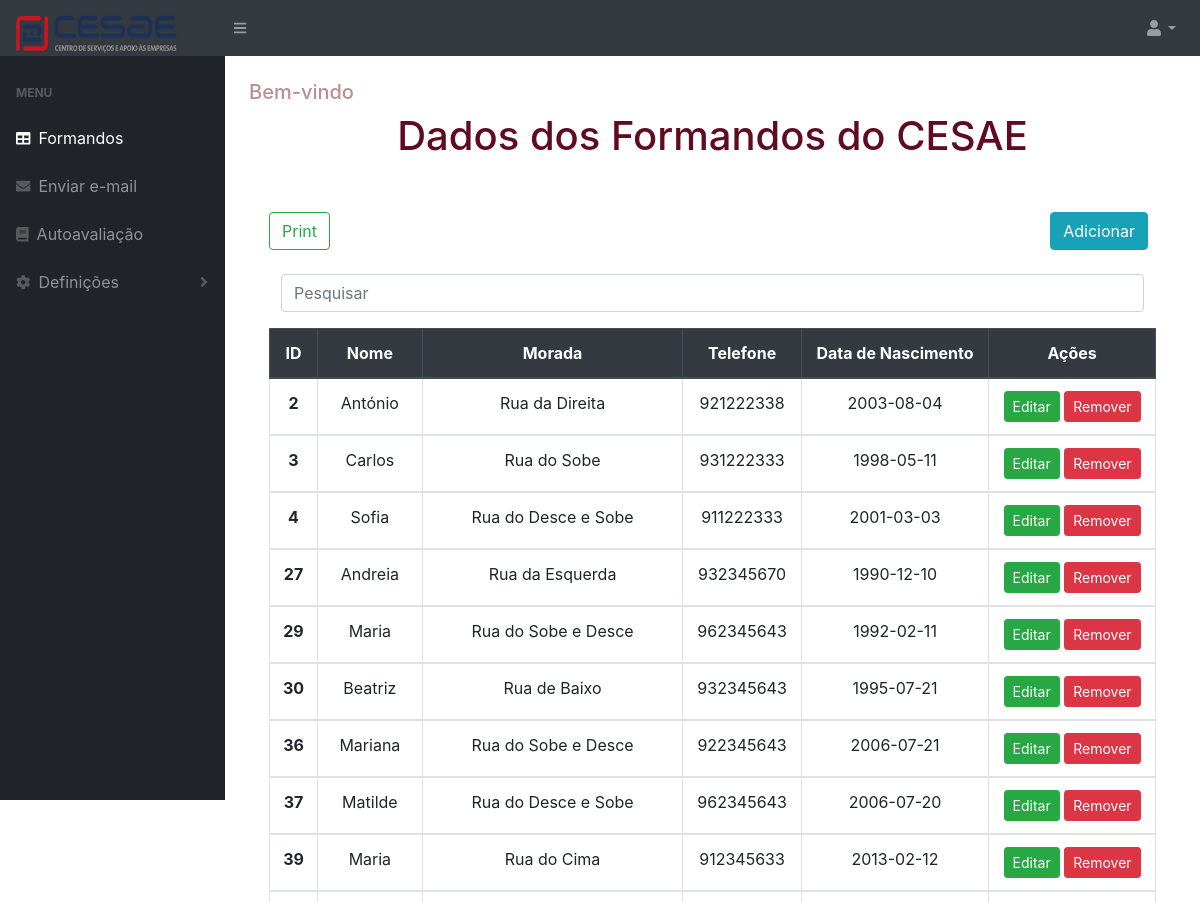
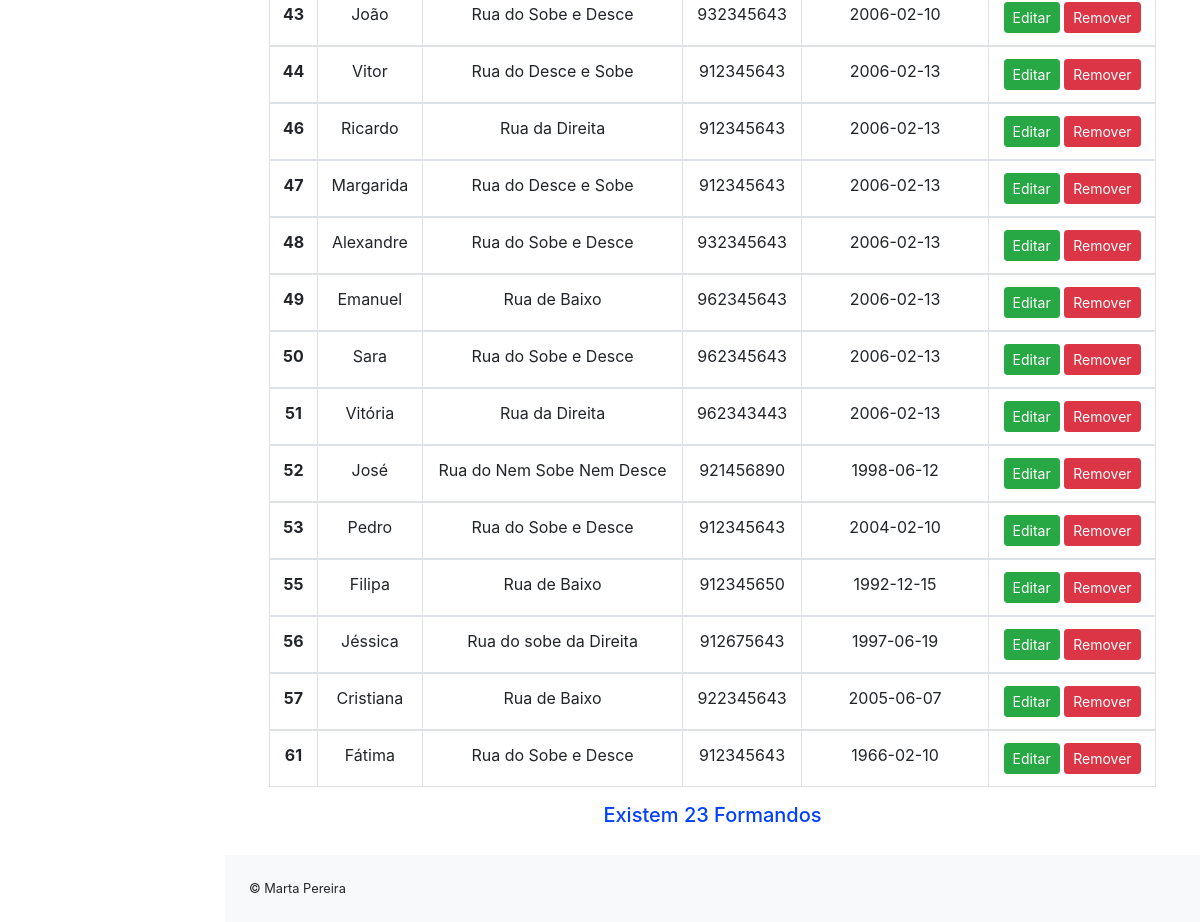
/tables.php, run on the app's committed database (2 pictures, top to bottom).
### tables this page shows
CREATE TABLE `formando` (
  `id` int(11) NOT NULL,
  `nome` varchar(100) DEFAULT NULL,
  `morada` varchar(100) DEFAULT NULL,
  `telefone` int(11) DEFAULT NULL,
  `dn` varchar(10) DEFAULT NULL
);

### tables.php (the view, shortened to what this page needs)
<?php include ("ui/cabeçalho.php")?>
<div class="container-fluid" style="color:#610B21">
<br>
<h5 style="color:#BC8F8F"><?php
    echo "Bem-vindo ".$_SESSION["username"]."<br>";
?></h5>
    <h1 style="text-align:center">Dados dos Formandos do CESAE</h1>
<br>
<div class="card-body">
    <button  class="btn btn-info float-right mb-3 mr-2" type="button" class="btn btn-primary" data-toggle="modal" data-target="#exampleModal">Adicionar</button>
    <button type="button" class="btn btn-outline-success" onclick="print()">Print</button>
        <br>
        <br>
            <div class="col-md-12 text-center">
            <form action="search.php" method="post" class="form-group">
                <input type="text" placeholder="Pesquisar" name="search" class="form-control">
            </form>
        </div>
        <div class="table-responsive" style="text-align:center">
            <table class="table table-hover table-bordered" id="dataTable" width="100%" cellspacing="0">
                <thead class="thead-dark">
                    <tr>
                        <th>ID</th>
                        <th>Nome</th>
                        <th>Morada</th>
                        <th>Telefone</th>
                        <th>Data de Nascimento</th>
                        <th>Ações</th>
                    </tr>
                </thead>
            <?php
                $servername = "localhost";
                $usernameBd = "aluno";
                $passwordBd = "aluno";
                $dbname = "DWEB2";
                $conn = new mysqli($servername, $usernameBd, $passwordBd, $dbname);
                $sql = 'SELECT * from formando';
                $count=0;
                $result = mysqli_query($conn, $sql);
                if (mysqli_num_rows($result) > 0) {
                while($row = mysqli_fetch_assoc($result)) { ?>
                <tbody>
                    <tr>
                        <th>
                            <?php echo $row['id']; ?>
                        </th>
                        <td>
                            <?php echo $row['nome']; ?>
                        </td>
                        <td>
                            <?php echo $row['morada']; ?>
                        </td>
                        <td>
                            <?php echo $row['telefone']; ?>
                        </td>
                        <td>
                            <?php echo $row['dn']; ?>
                        </td>
                        <td>
                            <?php echo '<span class="table-edit"><button type="button"
                                        class="btn btn-success btn-rounded btn-sm my-0" onclick="location.href=\'editar.php?id='.$row['id'].'&nome='.$row['nome'].'&morada='.$row['morada'].'&telefone='.$row['telefone'].'&dn='.$row['dn'].'\'">Editar</button></span>
                                        <span class="table-remove"><button type="button"
                                        class="btn btn-danger btn-rounded btn-sm my-0" onclick="location.href=\'apagar.php?id='.$row['id'].'\'" >Remover</button></span>'?>
                        </td>
                    </tr>
                </tbody>
                <?php
                    $count++;
                    }
                    } else {
                        echo '0 results';
                    }
                ?>
            </table>
           <h5 style="color:#0040FF"><?php echo "Existem ".$count. " Formandos"; ?></h5>
        </div>
    </div>
</div>
<?php include ("ui/rodape.php")?>

### ui/cabeçalho.php (shortened to what this page needs)
<!DOCTYPE html>
<html lang="en">
    <head>
        <link href="css/styles.css" rel="stylesheet" />
        <link href="https://cdn.datatables.net/1.10.20/css/dataTables.bootstrap4.min.css" rel="stylesheet" />
    </head>
    <?php include("nav.php")?>
                <main>

### ui/nav.php (shortened to what this page needs)
<body class="sb-nav-fixed">
        <nav class="sb-topnav navbar navbar-expand navbar-dark bg-dark">
            <a class="navbar-brand" href="tables.php"><img src="img.png" alt="some text" width=200 height=50></a>
            <button class="btn btn-link btn-sm order-1 order-lg-0" id="sidebarToggle" href="#"><i class="fas fa-bars"></i></button>
            <ul class="navbar-nav ml-auto ml-md-0">
                <li class="nav-item dropdown">
                    <a class="nav-link dropdown-toggle" id="userDropdown" href="#" role="button" data-toggle="dropdown" aria-haspopup="true" aria-expanded="false"><i class="fas fa-user fa-fw"></i></a>
                </li>
            </ul>
        </nav>
        <div id="layoutSidenav">
            <div id="layoutSidenav_nav">
              <nav class="sb-sidenav accordion sb-sidenav-dark" id="sidenavAccordion">
                    <div class="sb-sidenav-menu">
                        <div class="nav">
                        <div class="sb-sidenav-menu-heading">Menu</div>
                            <a class="nav-link" href="tables.php">
                                <div class="sb-nav-link-icon"><i class="fas fa-table"></i></div>
                                Formandos
                            </a>
                            <a class="nav-link" href="mail.php">
                                <div class="sb-nav-link-icon"><i class="fas fa-envelope"></i></div>
                                Enviar e-mail
                            </a>
                            <a class="nav-link" href="avaliation.php">
                                <div class="sb-nav-link-icon"><i class="fa fa-book"></i></div>
                                Autoavaliação
                            </a>
                            <a class="nav-link collapsed" href="#" data-toggle="collapse" data-target="#collapsePages" aria-expanded="false" aria-controls="collapsePages">
                            <div class="sb-nav-link-icon"><i class="fa fa-cog"></i></div>
                                Definições
                                <div class="sb-sidenav-collapse-arrow"><i class="fas fa-angle-down"></i></div>
                            </a>
                        </div>
                </nav>
            </div>
<div id="layoutSidenav_content">

### ui/rodape.php (shortened to what this page needs)
</main>
    <footer class="py-4 bg-light mt-auto">
        <div class="container-fluid">
            <div class="d-flex align-items-center justify-content-between small">
                <h8>© Marta Pereira</h8>
    </footer>
    </body>
</html>

### data on the page
formando: id "2", nome "António", morada "Rua da Direita", telefone "921222338", dn "2003-08-04"
formando: id "3", nome "Carlos", morada "Rua do Sobe", telefone "931222333", dn "1998-05-11"
formando: id "4", nome "Sofia", morada "Rua do Desce e Sobe", telefone "911222333", dn "2001-03-03"
formando: id "27", nome "Andreia", morada "Rua da Esquerda", telefone "932345670", dn "1990-12-10"
formando: id "29", nome "Maria", morada "Rua do Sobe e Desce", telefone "962345643", dn "1992-02-11"
formando: id "30", nome "Beatriz", morada "Rua de Baixo", telefone "932345643", dn "1995-07-21"
formando: id "36", nome "Mariana", morada "Rua do Sobe e Desce", telefone "922345643", dn "2006-07-21"
formando: id "37", nome "Matilde", morada "Rua do Desce e Sobe", telefone "962345643", dn "2006-07-20"
formando: id "39", nome "Maria", morada "Rua do Cima", telefone "912345633", dn "2013-02-12"
formando: id "43", nome "João", morada "Rua do Sobe e Desce", telefone "932345643", dn "2006-02-10"
formando: id "44", nome "Vitor", morada "Rua do Desce e Sobe", telefone "912345643", dn "2006-02-13"
formando: id "46", nome "Ricardo", morada "Rua da Direita", telefone "912345643", dn "2006-02-13"
formando: id "47", nome "Margarida", morada "Rua do Desce e Sobe", telefone "912345643", dn "2006-02-13"
formando: id "48", nome "Alexandre", morada "Rua do Sobe e Desce", telefone "932345643", dn "2006-02-13"
formando: id "49", nome "Emanuel", morada "Rua de Baixo", telefone "962345643", dn "2006-02-13"
formando: id "50", nome "Sara", morada "Rua do Sobe e Desce", telefone "962345643", dn "2006-02-13"
formando: id "51", nome "Vitória", morada "Rua da Direita", telefone "962343443", dn "2006-02-13"
formando: id "52", nome "José", morada "Rua do Nem Sobe Nem Desce", telefone "921456890", dn "1998-06-12"
formando: id "53", nome "Pedro", morada "Rua do Sobe e Desce", telefone "912345643", dn "2004-02-10"
formando: id "55", nome "Filipa", morada "Rua de Baixo", telefone "912345650", dn "1992-12-15"
formando: id "56", nome "Jéssica", morada "Rua do sobe da Direita", telefone "912675643", dn "1997-06-19"
formando: id "57", nome "Cristiana", morada "Rua de Baixo", telefone "922345643", dn "2005-06-07"
formando: id "61", nome "Fátima", morada "Rua do Sobe e Desce", telefone "912345643", dn "1966-02-10"

### other printed values
$count "23"
